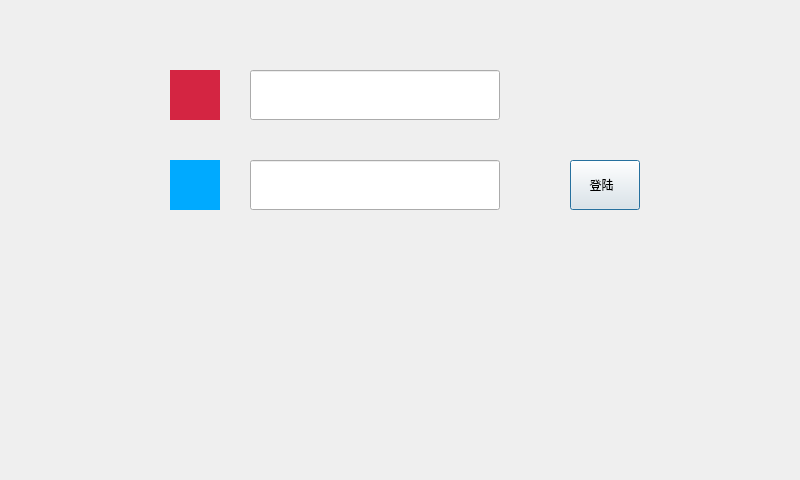
<?xml version="1.0" encoding="UTF-8"?>
<ui version="4.0">
 <class>UserLoginDialog</class>
 <widget class="QDialog" name="UserLoginDialog">
  <property name="geometry">
   <rect>
    <x>0</x>
    <y>0</y>
    <width>800</width>
    <height>480</height>
   </rect>
  </property>
  <property name="mouseTracking">
   <bool>true</bool>
  </property>
  <property name="focusPolicy">
   <enum>Qt::StrongFocus</enum>
  </property>
  <property name="contextMenuPolicy">
   <enum>Qt::DefaultContextMenu</enum>
  </property>
  <property name="acceptDrops">
   <bool>true</bool>
  </property>
  <property name="windowTitle">
   <string>登陆  </string>
  </property>
  <property name="styleSheet">
   <string notr="true"/>
  </property>
  <property name="sizeGripEnabled">
   <bool>false</bool>
  </property>
  <property name="modal">
   <bool>false</bool>
  </property>
  <widget class="QLineEdit" name="lineEditUsername">
   <property name="geometry">
    <rect>
     <x>250</x>
     <y>70</y>
     <width>250</width>
     <height>50</height>
    </rect>
   </property>
  </widget>
  <widget class="QLineEdit" name="lineEditpassword">
   <property name="geometry">
    <rect>
     <x>250</x>
     <y>160</y>
     <width>250</width>
     <height>50</height>
    </rect>
   </property>
   <property name="font">
    <font>
     <weight>75</weight>
     <italic>true</italic>
     <bold>true</bold>
    </font>
   </property>
   <property name="focusPolicy">
    <enum>Qt::StrongFocus</enum>
   </property>
  </widget>
  <widget class="QPushButton" name="pBlogin">
   <property name="geometry">
    <rect>
     <x>570</x>
     <y>160</y>
     <width>70</width>
     <height>50</height>
    </rect>
   </property>
   <property name="layoutDirection">
    <enum>Qt::LeftToRight</enum>
   </property>
   <property name="autoFillBackground">
    <bool>false</bool>
   </property>
   <property name="styleSheet">
    <string notr="true">
</string>
   </property>
   <property name="text">
    <string>登陆  </string>
   </property>
  </widget>
  <widget class="QPushButton" name="pushButton_3">
   <property name="geometry">
    <rect>
     <x>170</x>
     <y>70</y>
     <width>50</width>
     <height>50</height>
    </rect>
   </property>
   <property name="font">
    <font>
     <weight>75</weight>
     <italic>true</italic>
     <bold>true</bold>
    </font>
   </property>
   <property name="cursor">
    <cursorShape>IBeamCursor</cursorShape>
   </property>
   <property name="styleSheet">
    <string notr="true">border-style: solid;
image: url(:/maindialog/maindialog/ICON-09.png);
background-color: rgb(212, 37, 66);</string>
   </property>
   <property name="text">
    <string/>
   </property>
  </widget>
  <widget class="QPushButton" name="pushButton_4">
   <property name="geometry">
    <rect>
     <x>170</x>
     <y>160</y>
     <width>50</width>
     <height>50</height>
    </rect>
   </property>
   <property name="cursor">
    <cursorShape>IBeamCursor</cursorShape>
   </property>
   <property name="styleSheet">
    <string notr="true">border-style: solid;
background-color: rgb(0, 170, 255);
image: url(:/maindialog/maindialog/ICON-14.png);


</string>
   </property>
   <property name="text">
    <string/>
   </property>
  </widget>
 </widget>
 <resources/>
 <connections/>
</ui>
